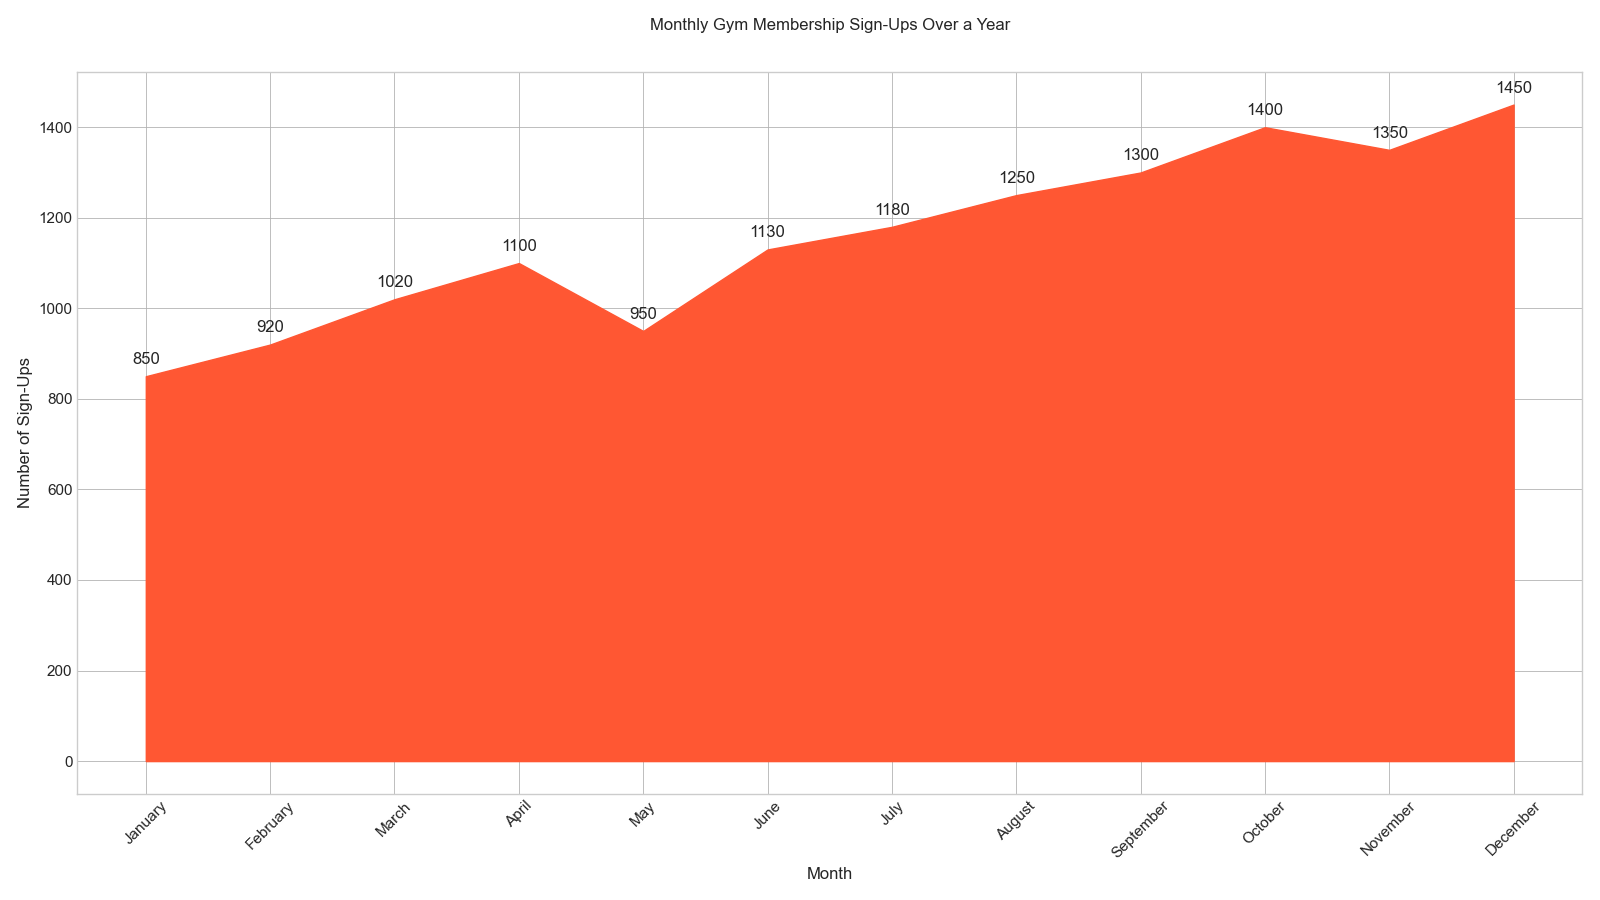

The script that drew this image:

import matplotlib.pyplot as plt

# Data for plotting
months = ['January', 'February', 'March', 'April', 'May', 'June', 
          'July', 'August', 'September', 'October', 'November', 'December']

sign_ups = [850, 920, 1020, 1100, 950, 1130, 1180, 1250, 1300, 1400, 1350, 1450]

# Plotting the area chart
plt.figure(figsize=(16, 9))
plt.fill_between(months, sign_ups, color='#ff5733')

# Adding labels and title
plt.title('Monthly Gym Membership Sign-Ups Over a Year', pad=30)
plt.xlabel('Month')
plt.ylabel('Number of Sign-Ups')

# Customizing the grid
plt.grid(True, color='#b3b3b3', linestyle='-', linewidth=0.6, which='both')

# Adjusting the x-axis labels to fit properly
plt.xticks(rotation=45)

# Annotating the chart with text labels
for i, val in enumerate(sign_ups):
    plt.text(i, val + 20, str(val), ha='center', va='bottom')

# Show the plot
plt.tight_layout()
plt.show()
